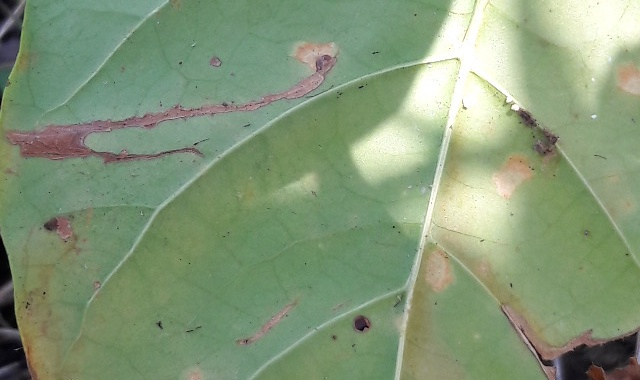
#> input picture Sampled Images/C10P39E2.jpg, 640 x 380 px, given in place of Sick_1_C1P12E2.jpg, which was not available
$ python main.py
#> lines starting #> are read from the running program, lines starting #| are printed output that depends on the picture; pictures that were not available may be replaced by others from this repository, and a replacement may not be noted
#> further down, Imagem is the input picture: shape (380, 640, 3); mean B, G, R 120.2, 152.1, 132
### Functions_Modules.py
import numpy as np
import os
import cv2


# Soma de valores de cor
# [23 lines left out: functions soma_Distancias, distancia_tridimensional, not called in this run]


# Função para quantificar imagens coloridas e retornar Mapa de classes
def QUANTIFICAR(image, k):
    #   Trasforma a imagem em formato viavel para kmeans
#> called with k = 3
    i = np.float32(image).reshape(-1, 3)

    #   Seleciona os ponto medio de k intervalos de pixels na imagem
    ret, label, center = cv2.kmeans(i, k, None, (cv2.TERM_CRITERIA_EPS +
                                    cv2.TERM_CRITERIA_MAX_ITER, 20, 1.0), 10, cv2.KMEANS_RANDOM_CENTERS)
#> ret = 235727659.1; center = [[111.5, 144.8, 121.6], [46.42, 44.88, 50.68], [197.7, 228.5, 222.4]]

    #   Trasforma saida center em um tipo apropiado para imagens
    center = np.uint8(center)
#> center = [[111, 144, 121], [46, 44, 50], [197, 228, 222]]

    #   Cria uma iamgem utilizando a lista de valores medios aplicando MP_Classes de classe como indice
    qnt_Image = center[label.flatten()]
    qnt_Image = qnt_Image.reshape(image.shape)
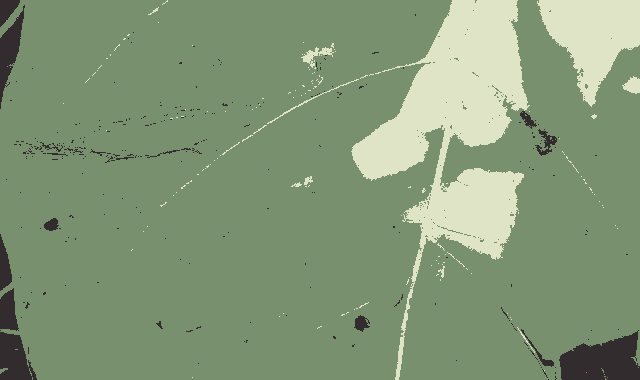
#> qnt_Image: shape (380, 640, 3); mean B, G, R 119.7, 151.3, 131.4

    # Cria matris que mostra as classes de cada pixels na imnagem
    cls_Map = np.reshape(label, (qnt_Image.shape[0], qnt_Image.shape[1]))
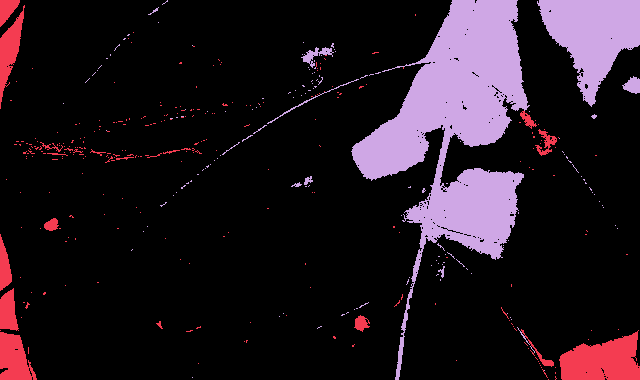
#> cls_Map: shape (380, 640) int32; 3 distinct labels, from 0 to 2; one colour per label, 0 black

    return qnt_Image, cls_Map


# [27 lines left out: function SEGMENTAR, not called in this run]


def euclidianDistance(p1, p2):
    return np.sqrt((p1[0] - p2[0]) ** 2 + (p1[1] - p2[1]) ** 2)


def calcMeanPosition(points):
    x = 0
    y = 0
    for point in points:
        x += point[0]
        y += point[1]
    return [x / len(points), y / len(points)]


def calcSt(points, mean_point):
    st = 0
    for point in points:
        st += euclidianDistance(point, mean_point) ** 2
    return st


def calcSw(classMap):
    sw = 0
    classToPixelsMap = calcClassToPixelsMap(classMap)
    for colorClass, pixels in classToPixelsMap.items():
        mean = calcMeanPosition(pixels)
        sw += calcSt(pixels, mean)
    return sw


def calcClassToPixelsMap(classMap):
    classToPixelsMap = {}
    for row_idx in range(len(classMap)):
        for col_idx in range(len(classMap[row_idx])):
            colorClass = classMap[row_idx][col_idx]
            list_of_pixels = classToPixelsMap[colorClass] = classToPixelsMap.get(
                colorClass, [])
            list_of_pixels.append([row_idx, col_idx])
    return classToPixelsMap


# [24 lines left out: functions calcListOfPixelsPositions, calcClassToColorMap, calcClassToPixelQuantityMap, not called in this run]


def centerCoordinates(img):
    height = len(img)
    width = len(img[0])
    return [height / 2, width / 2]


def getWindow(img, x, y, width, height):
    window = []
    for x_offset in range(width - 1):
        window.append([])
        for y_offset in range(height - 1):
            window[x_offset].append(img[x + x_offset][y + y_offset])
    return window


def getWindows(img, width, height):
#> called with width = 5, height = 5
    windows = []
    row = 0
    image_width, image_height = img.shape
#> image_width = 380; image_height = 640
    for x in range(0, image_width - width, width):
        windows.append([])
        for y in range(0, image_height - height, height):
            windows[row].append(getWindow(img, x, y, width, height))
        row += 1
#> after the loop, row = 75; windows = 75 items
    return windows


def J_LOCAL(ClassMap):

    st = calcSt(ClassMap, centerCoordinates(ClassMap))
    sw = calcSw(ClassMap)

    j = (st - sw)/sw

    return j


def J_IMAGE(classMap, windowSize):
    windows = getWindows(classMap, windowSize, windowSize)
#> windows = 75 items

    jImage = []

    for row_idx in range(len(windows)):
        jImage.append([])
        for col_idx in range(len(windows[row_idx])):
            jImage[row_idx].append(J_LOCAL(windows[row_idx][col_idx]))
#> this loop made 75 passes

    return jImage


def J_IMAGE_TO_GREYSCALE(jImage):
    jImage = np.array(jImage)
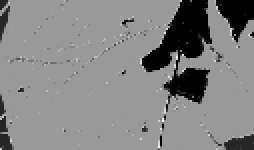
#> jImage: shape (75, 127) float64 (shown 2 times larger); min -1, max 0.333, mean -0.311; drawn with min black and max white
    jImage = jImage + 1
    jImage = jImage * 255
    jImage = jImage.astype(np.uint8)
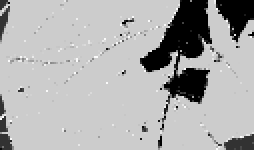
#> jImage: shape (75, 127) (shown 2 times larger); min 0, max 253, mean 174.2
    return jImage

### main.py
import numpy as np
import os
import cv2
import Functions_Modules

imgName = 'Sick_1_C1P12E2'
numberOfColors = 3
windowSize = 5

Imagem = cv2.imread(f'Sampled Images/{imgName}.jpg')
Imagem, MP_Classes = Functions_Modules.QUANTIFICAR(Imagem, numberOfColors)
cv2.imwrite(f'examples/{imgName}_quantificada.png', Imagem)
#cv2.imwrite(f'examples/{imgName}_quantificada_{numberOfColors}.png', Imagem)
jImage = Functions_Modules.J_IMAGE(MP_Classes, windowSize)

jImageGreyScale = Functions_Modules.J_IMAGE_TO_GREYSCALE(jImage)

cv2.imwrite(
    f'examples/{imgName}_j.jpg', jImageGreyScale)
#cv2.imwrite(f'examples/{imgName}_j_c{numberOfColors}_w{windowSize}.jpg', jImageGreyScale)

$ run again, on Sampled Images/C4P31H2.jpg
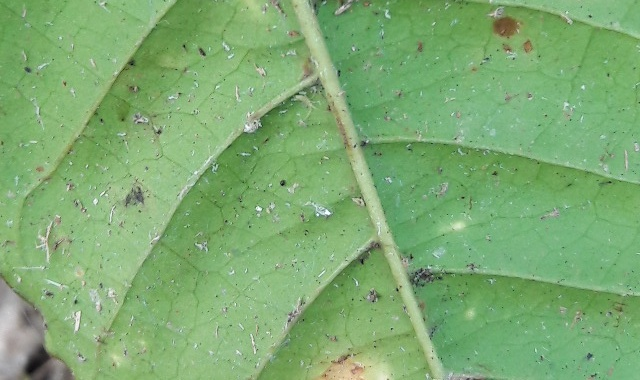
#> input picture Sampled Images/C4P31H2.jpg, 640 x 380 px, given in place of Sick_1_C1P12E2.jpg, which was not available
#> Imagem is the input picture: shape (380, 640, 3); mean B, G, R 114.2, 171.4, 125.8
#> in QUANTIFICAR, `ret, label, center = cv2.kmeans(i, k, None, (cv2.TERM_CRITERIA_EPS + c..`: ret = 112294938; center = [[142.7, 190.7, 156.4], [115.8, 174.8, 125.1], [86.4, 148, 100.9]]
#> in QUANTIFICAR, `center = np.uint8(center)`: center = [[142, 190, 156], [115, 174, 125], [86, 147, 100]]
#> in QUANTIFICAR, `cls_Map = np.reshape(label, (qnt_Image.shape[0], qnt_Image.shape[1]))`:
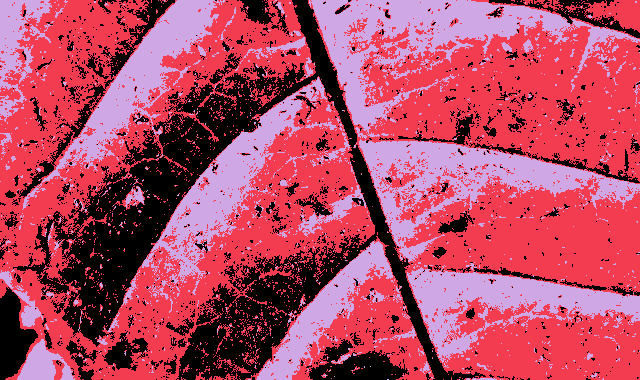
#> cls_Map: shape (380, 640) int32; 3 distinct labels, from 0 to 2; one colour per label, 0 black
#> after the loop in getWindows, `for x in range(0, image_width - width, width):`: row = 75; windows = 75 items
#> the loop in J_IMAGE, `for row_idx in range(len(windows)):` made 75 passes
#> in J_IMAGE_TO_GREYSCALE, `jImage = jImage.astype(np.uint8)`:
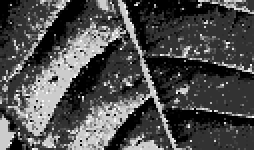
#> jImage: shape (75, 127) (shown 2 times larger); min 0, max 255, mean 77.3

$ run again, on Sampled Images/C5P22H1.jpg
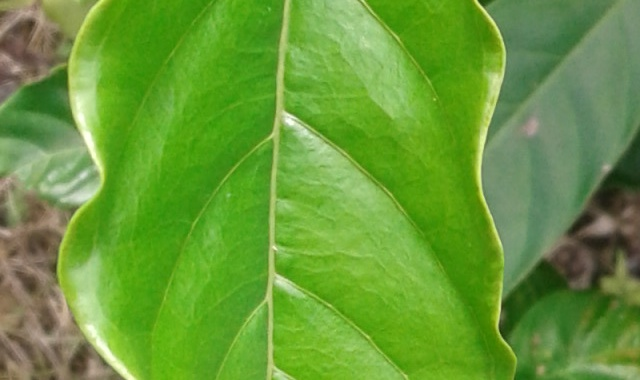
#> input picture Sampled Images/C5P22H1.jpg, 640 x 380 px, given in place of Sick_1_C1P12E2.jpg, which was not available
#> Imagem is the input picture: shape (380, 640, 3); mean B, G, R 55.9, 153.4, 102.7
#> in QUANTIFICAR, `ret, label, center = cv2.kmeans(i, k, None, (cv2.TERM_CRITERIA_EPS + c..`: ret = 337893570.5; center = [[100.8, 171.1, 137.9], [61.03, 105.1, 82.31], [24.54, 160.2, 87.32]]
#> in QUANTIFICAR, `center = np.uint8(center)`: center = [[100, 171, 137], [61, 105, 82], [24, 160, 87]]
#> in QUANTIFICAR, `cls_Map = np.reshape(label, (qnt_Image.shape[0], qnt_Image.shape[1]))`:
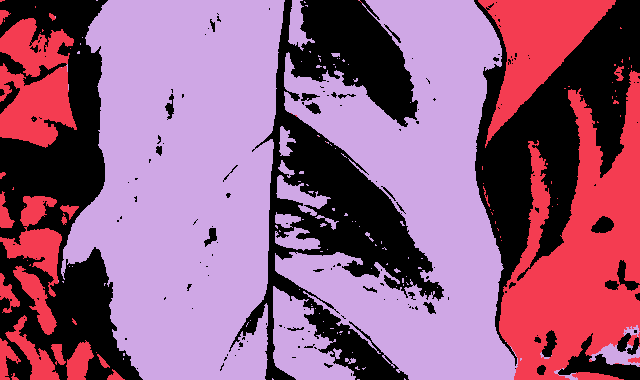
#> cls_Map: shape (380, 640) int32; 3 distinct labels, from 0 to 2; one colour per label, 0 black
#> after the loop in getWindows, `for x in range(0, image_width - width, width):`: row = 75; windows = 75 items
#> the loop in J_IMAGE, `for row_idx in range(len(windows)):` made 75 passes
#> in J_IMAGE_TO_GREYSCALE, `jImage = jImage.astype(np.uint8)`:
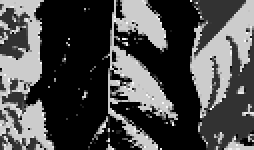
#> jImage: shape (75, 127) (shown 2 times larger); min 0, max 255, mean 76.2

$ run again, on Sampled Images/C5P40H1.jpg
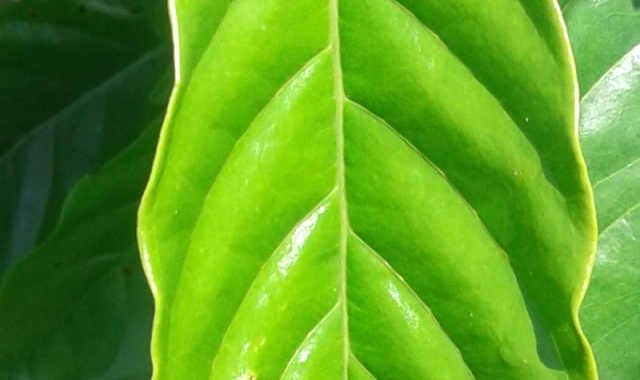
#> input picture Sampled Images/C5P40H1.jpg, 640 x 380 px, given in place of Sick_1_C1P12E2.jpg, which was not available
#> Imagem is the input picture: shape (380, 640, 3); mean B, G, R 31.4, 159.5, 93.2
#> in QUANTIFICAR, `ret, label, center = cv2.kmeans(i, k, None, (cv2.TERM_CRITERIA_EPS + c..`: ret = 413613920; center = [[24.48, 194.1, 117], [112.4, 221.9, 171.6], [15.26, 84.68, 29.98]]
#> in QUANTIFICAR, `center = np.uint8(center)`: center = [[24, 194, 117], [112, 221, 171], [15, 84, 29]]
#> in QUANTIFICAR, `cls_Map = np.reshape(label, (qnt_Image.shape[0], qnt_Image.shape[1]))`:
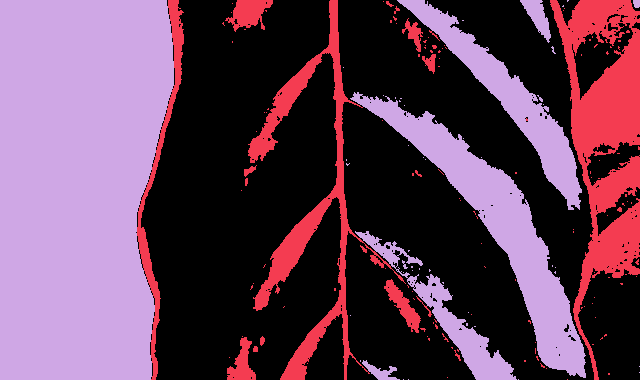
#> cls_Map: shape (380, 640) int32; 3 distinct labels, from 0 to 2; one colour per label, 0 black
#> after the loop in getWindows, `for x in range(0, image_width - width, width):`: row = 75; windows = 75 items
#> the loop in J_IMAGE, `for row_idx in range(len(windows)):` made 75 passes
#> in J_IMAGE_TO_GREYSCALE, `jImage = jImage.astype(np.uint8)`:
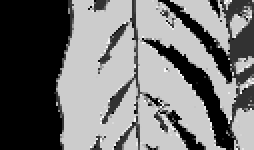
#> jImage: shape (75, 127) (shown 2 times larger); min 0, max 255, mean 116.6
